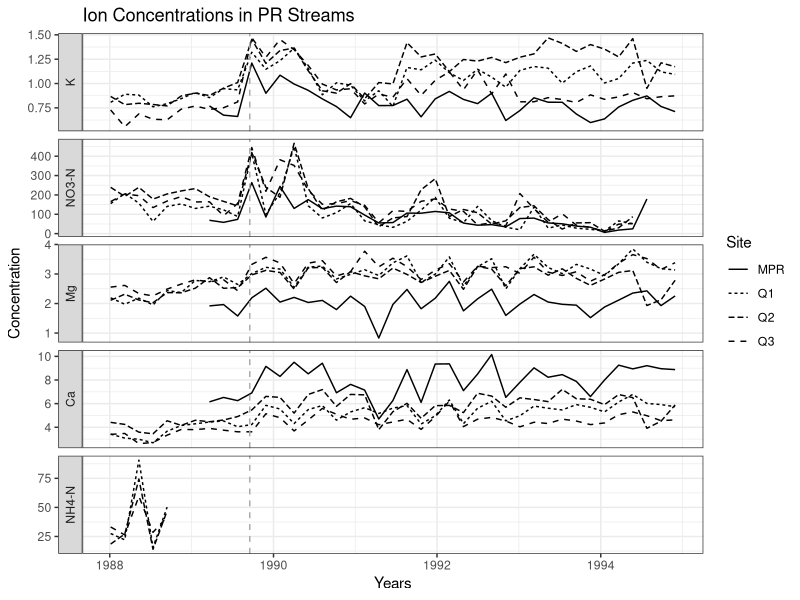

Generate this figure with R:
## ---- chunk 1
#| echo: false
#| output: false
#| warning: false

library(tidyverse)
clean_data <- read_csv("../output/output.csv")

# Put the nutrients in the correct order
clean_data$Nutrient <- factor(
  clean_data$Nutrient,
  levels = c("K", "NO3-N", "Mg", "Ca", "NH4-N")
)
## ---- chunk 2
#| warning: false
ggplot(
  data = clean_data,
  mapping = aes(x = window_start, y = Concentration, linetype = Site)
) +
  geom_line() +
  facet_wrap(
    vars(Nutrient),
    scales = 'free_y',
    ncol = 1,
    strip.position = "left"
  ) +
  theme_bw() +
  labs(
    x = "Years",
    y = "Concentration",
    title = "Ion Concentrations in PR Streams"
  ) +
  geom_vline(
    xintercept = ymd("1989-09-17"),
    linetype = "dashed",
    color = "darkgrey"
  )
